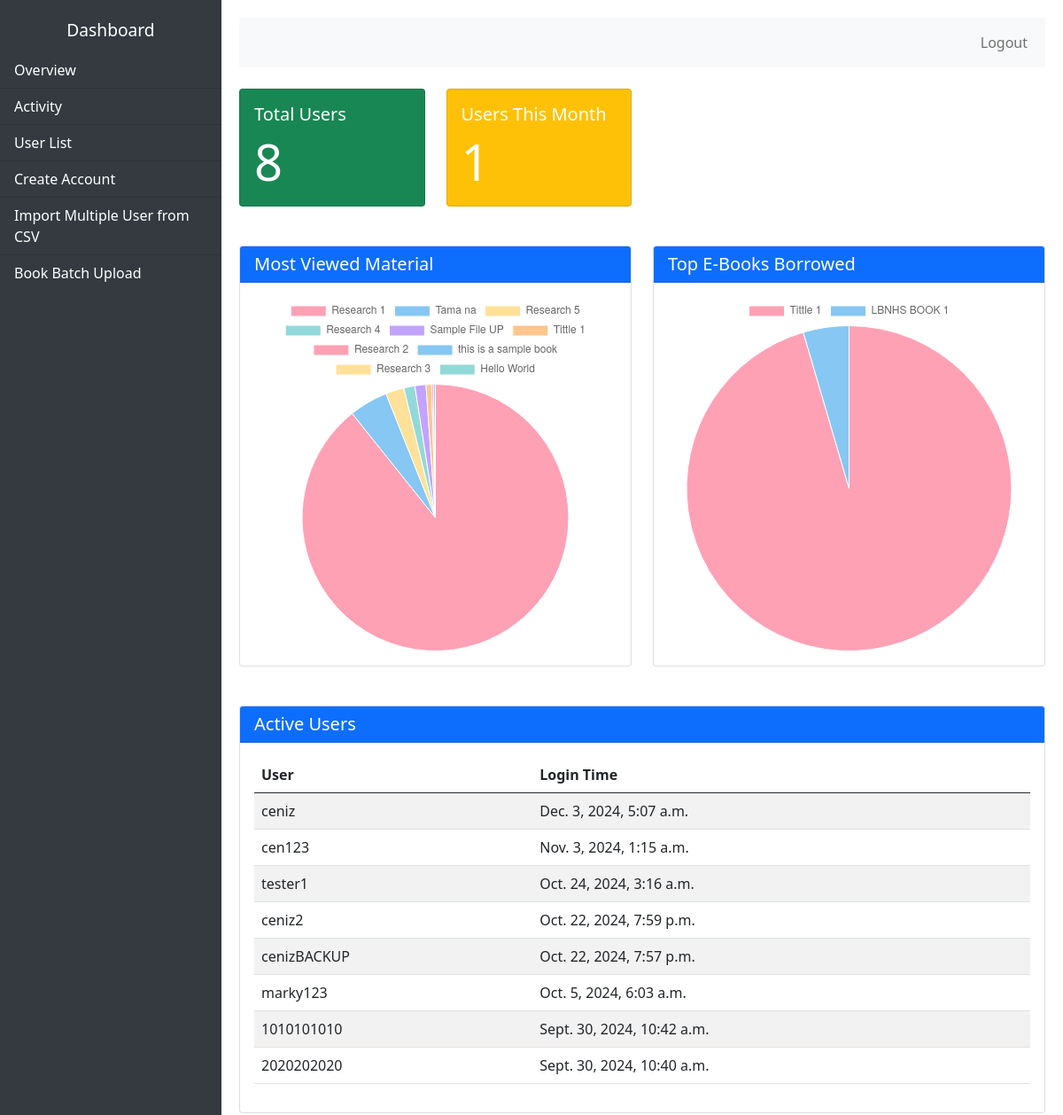
The page /adminside/book-page-views/ (signed in, upper part) on the database as committed earlier.
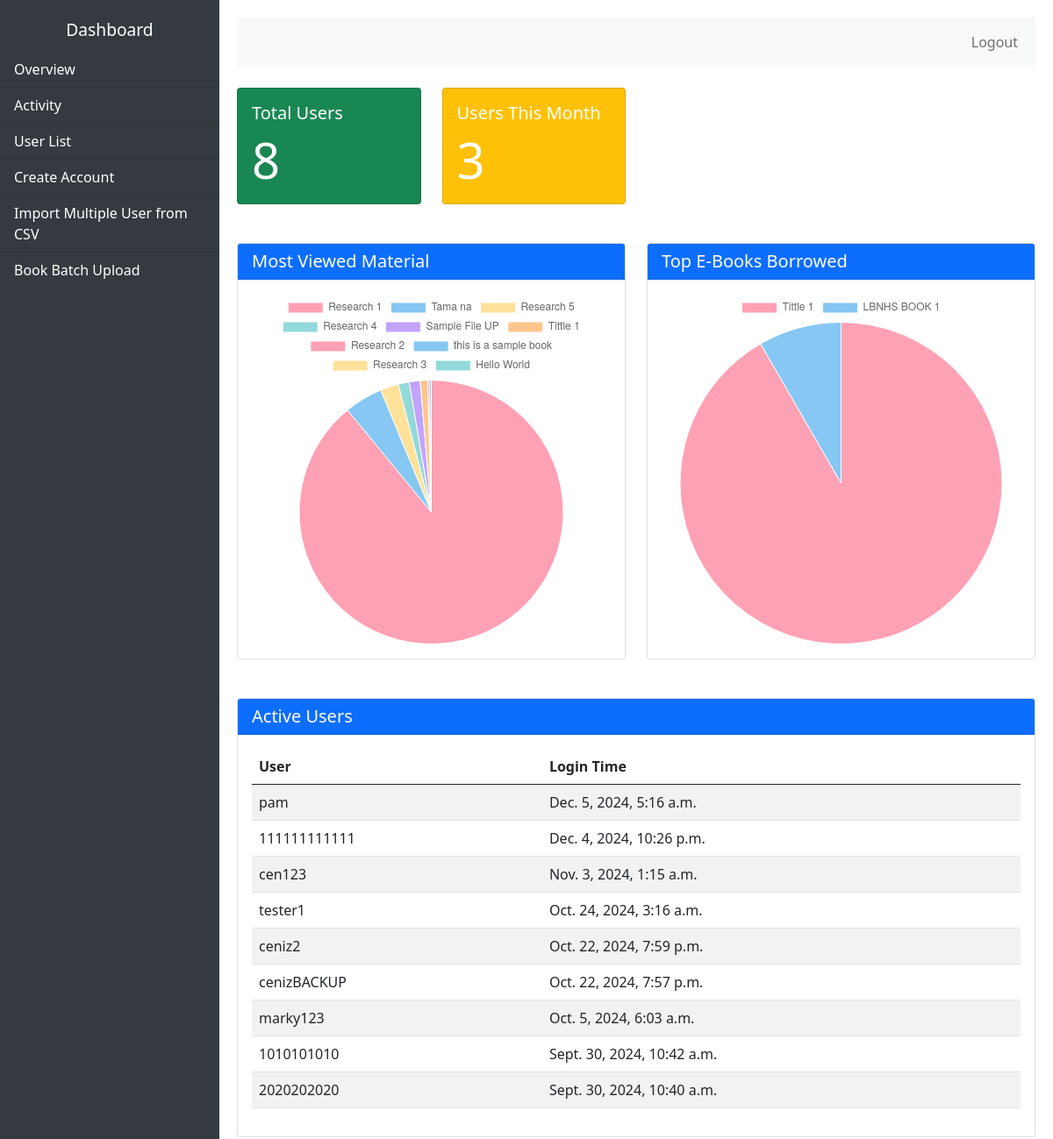
The same page on the database as committed later.
### adminside/models.py (models this page shows)
class UserActivity(models.Model):
    user = models.ForeignKey(User, on_delete=models.CASCADE)
    login_time = models.DateTimeField()
    logout_time = models.DateTimeField(null=True, blank=True)
    active = models.BooleanField(default=False)

### adminside/views.py (the view)
# urls.py: path('book-page-views/', views.book_page_views, name='book_page_views'),
def book_page_views(request):
    if not request.user.is_authenticated:
        return redirect('login_user')
    books = Books.objects.all().order_by('-PageViews')[:10]
    top_books = Books.objects.filter(eBook=True).order_by('-TimesBorrow')[:4]
    ebook = Books.objects.filter(eBook=True)
    ebook_titles = [book.BookTitle for book in ebook]
    times_borrowed = [book.TimesBorrow for book in top_books]
    latest_user_activities = UserActivity.objects.filter(
        active=True
    ).values('user').annotate(
        latest_activity=Max('login_time')
    )
    user_activities = UserActivity.objects.filter(
        active=True,
        login_time__in=[activity['latest_activity'] for activity in latest_user_activities]
    ).order_by('-login_time')
    current_month_start = timezone.now().replace(day=1, hour=0, minute=0, second=0, microsecond=0)
    next_month_start = (current_month_start + timezone.timedelta(days=31)).replace(day=1)
    distinct_users_count_this_month = UserActivity.objects.filter(
        login_time__gte=current_month_start,
        login_time__lt=next_month_start
    ).values('user').distinct().count()
    book_titles = [book.BookTitle for book in books]
    page_views = [book.PageViews for book in books]
    ebook_titles = [book.BookTitle for book in top_books]
    borrow = [book.TimesBorrow for book in top_books]
    student_total = Account.objects.distinct().count()
    lib_total = Librarian.objects.distinct().count()
    user_total = student_total + lib_total
    user_logs = UserActivity.objects.all().order_by('-login_time')  # Order all user logs by latest activity
    users = User.objects.all()
    return render(request, 'book_page_views.html', {
        'book_titles': book_titles,
        'page_views': page_views,
        'user_activities': user_activities,
        'distinct_users_count_this_month': distinct_users_count_this_month,
        'user_total': user_total,
        'user_logs': user_logs,
        'users': users,
        'times_borrowed': times_borrowed,
        'ebook_titles': ebook_titles,
        'borrow': borrow,
    })

### adminside/templatetags/customtags3.py (called while the page is built)
@register.filter(name='is_schoolAdmin')
def user_is_schoolAdmin(user):
    return user.groups.filter(name='SchoolAdmin').exists()

### adminside/templates/book_page_views.html (shortened to what this page needs)
{% load static %}
{% load customtags3 %}
{% if user.is_authenticated and user|is_schoolAdmin %}
<!DOCTYPE html>
<html lang="en">
<head>
    <link href="https://cdn.jsdelivr.net/npm/bootstrap@5.0.0-beta3/dist/css/bootstrap.min.css" rel="stylesheet">
</head>
<body>
    <div id="sidebar-wrapper">
        <div class="sidebar-heading">Dashboard</div>
        <div class="list-group list-group-flush">
            <a href="#" class="list-group-item list-group-item-action" id="overview-link">Overview</a>
            <a href="#" class="list-group-item list-group-item-action" id="active-link">Activity</a>
            <a href="#" class="list-group-item list-group-item-action" id="analytics-link">User List</a>
            <a href="#" class="list-group-item list-group-item-action" id="Create-link">Create Account</a>
            <a href="#" class="list-group-item list-group-item-action" id="CSV-link">Import Multiple User from CSV</a>
            <a href="{% url 'batch-upload' %}" target="_blank" class="list-group-item list-group-item-action" id="batch-link">Book Batch Upload</a>
        </div>
    </div>
    <div id="page-content-wrapper">
        <nav class="navbar navbar-expand-lg navbar-light bg-light">
            <div class="container-fluid">
                <div class="collapse navbar-collapse" id="navbarNav">
                    <ul class="navbar-nav ms-auto">
                        <li class="nav-item">
                            <a class="nav-link" href="{% url 'logout' %}">Logout</a>
                        </li>
                    </ul>
                </div>
            </div>
        </nav>
        <br>
        {% include 'overview.html' %}
    <script>
        $(document).ready(function(){
            // Chart.js configuration
        const bookTitles = {{ book_titles|safe }};
        const pageViews = {{ page_views|safe }};
        var ctx = document.getElementById('pageViewsChart').getContext('2d');
        var myChart = new Chart(ctx, {
            type: 'pie',
            data: {
                labels: bookTitles,
                datasets: [{
                    label: 'Book Page Views',
                    data: pageViews,
                    backgroundColor: [
                        'rgba(255, 99, 132, 0.6)',
                        'rgba(54, 162, 235, 0.6)',
                        'rgba(255, 206, 86, 0.6)',
                        'rgba(75, 192, 192, 0.6)',
                        'rgba(153, 102, 255, 0.6)',
                        'rgba(255, 159, 64, 0.6)'
                    ],
                    borderWidth: 1
                }]
            },
            options: {
                responsive: true,
                maintainAspectRatio: false
            }
        });
        const ebook_titles = {{ ebook_titles|safe }};
        const times_borrowed = {{ borrow|safe }};
        var ctx = document.getElementById('topBooksChart').getContext('2d');
        var myChart = new Chart(ctx, {
            type: 'pie',
            data: {
                labels: ebook_titles,
                datasets: [{
                    label: 'Book Page Views',
                    data: times_borrowed,
                    backgroundColor: [
                        'rgba(255, 99, 132, 0.6)',
                        'rgba(54, 162, 235, 0.6)',
                        'rgba(255, 206, 86, 0.6)',
                        'rgba(75, 192, 192, 0.6)',
                        'rgba(153, 102, 255, 0.6)',
                        'rgba(255, 159, 64, 0.6)'
                    ],
                    borderWidth: 1
                }]
            },
            options: {
                responsive: true,
                maintainAspectRatio: false
            }
        });
        });
    </script>
</body>
</html>
{% endif %}

### adminside/templates/overview.html
<div id="overview-section">
    <div class="row mb-4">
        <div class="col-md-3">
            <div class="card text-white bg-success">
                <div class="card-body">
                    <h5 class="card-title">Total Users</h5>
                    <p class="card-text display-4">{{ user_total }}</p>
                </div>
            </div>
        </div>
        <div class="col-md-3">
            <div class="card text-white bg-warning">
                <div class="card-body">
                    <h5 class="card-title">Users This Month</h5>
                    <p class="card-text display-4">{{ distinct_users_count_this_month }}</p>
                </div>
            </div>
        </div>
    </div>
    <div class="row mb-4">
        <div class="col-md-6">
            <div class="card">
                <div class="card-header bg-primary text-white">
                    <h5 class="card-title mb-0">Most Viewed Material</h5>
                </div>
                <div class="card-body">
                    <div class="chart-container" style="height: 400px;">
                        <canvas id="pageViewsChart"></canvas>
                    </div>
                </div>
            </div>
        </div>
        <div class="col-md-6">
            <div class="card">
                <div class="card-header bg-primary text-white">
                    <h5 class="card-title mb-0">Top E-Books Borrowed</h5>
                </div>
                <div class="card-body">
                    <div class="chart-container" style="height: 400px;">
                        <canvas id="topBooksChart"></canvas>
                    </div>
                </div>
            </div>
        </div>
    </div>
    <div class="row mb-4">
        <div class="col-md-12">
            <div class="card">
                <div class="card-header bg-primary text-white">
                    <h5 class="card-title mb-0">Active Users</h5>
                </div>
                <div class="card-body">
                    <table class="table table-striped">
                        <thead>
                            <tr>
                                <th>User</th>
                                <th>Login Time</th>
                            </tr>
                        </thead>
                        <tbody>
                            {% for activity in user_activities %}
                            <tr>
                                <td>{{ activity.user.username }}</td>
                                <td>{{ activity.login_time }}</td>
                            </tr>
                            {% empty %}
                            <tr>
                                <td colspan="2">No user activities</td>
                            </tr>
                            {% endfor %}
                        </tbody>
                    </table>
                </div>
            </div>
        </div>
    </div>
</div>

Rows that differ between the two databases and show on the page:
no longer on this page (row edited): UserActivity: user.username "ceniz", login_time "Dec. 3, 2024, 5:07 a.m."
added UserActivity: user.username "pam", login_time "Dec. 5, 2024, 5:16 a.m."
added UserActivity: user.username "111111111111", login_time "Dec. 4, 2024, 10:26 p.m."
Other text that changed with them:
{{ distinct_users_count_this_month }}: "1" → "3"
chart data {{ page_views|safe }}: [399, 21, 10, 6, 6, 3, 1, 1, 0, 0] → [399, 21, 10, 6, 6, 4, 1, 1, 0, 0]
chart data {{ borrow|safe }}: [21, 1] → [22, 2]
